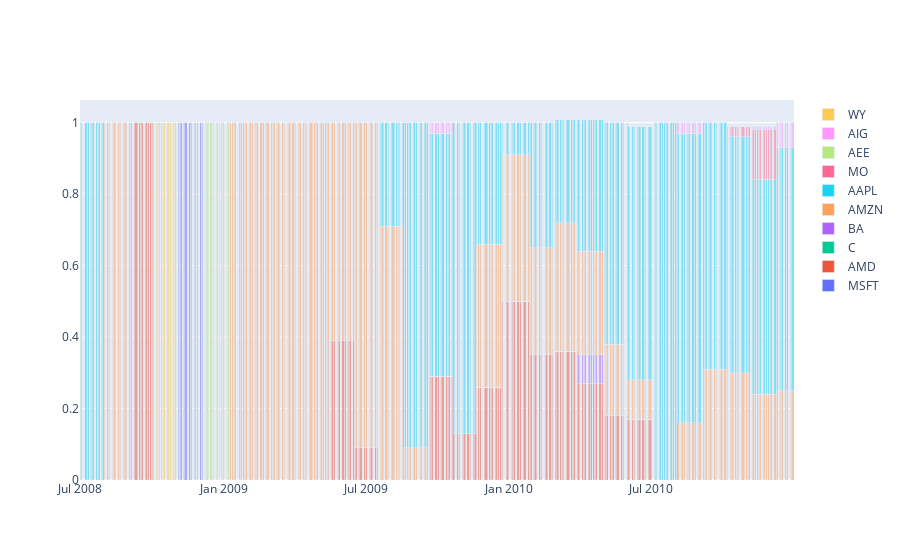

Notebook code cell kept with this figure:
### Code cell
plotAllocation(ah.dropna())

### Figure 1 — Plotly figure (JSON) as saved in the notebook; plotly's stock layout.template omitted (floating-point values rounded to 4 significant figures; data arrays with more than 128 entries replaced by an {"elided": "..."} marker saying what was removed)
{"data": [{"name": "MSFT", "type": "bar", "x": {"elided": "632 str values"}, "y": {"elided": "632 int values"}}, {"name": "AMD", "type": "bar", "x": {"elided": "632 str values"}, "y": {"elided": "632 float values"}}, {"name": "C", "type": "bar", "x": {"elided": "632 str values"}, "y": {"elided": "632 int values"}}, {"name": "BA", "type": "bar", "x": {"elided": "632 str values"}, "y": {"elided": "632 float values"}}, {"name": "AMZN", "type": "bar", "x": {"elided": "632 str values"}, "y": {"elided": "632 float values"}}, {"name": "AAPL", "type": "bar", "x": {"elided": "632 str values"}, "y": {"elided": "632 float values"}}, {"name": "MO", "type": "bar", "x": {"elided": "632 str values"}, "y": {"elided": "632 float values"}}, {"name": "AEE", "type": "bar", "x": {"elided": "632 str values"}, "y": {"elided": "632 int values"}}, {"name": "AIG", "type": "bar", "x": {"elided": "632 str values"}, "y": {"elided": "632 float values"}}, {"name": "WY", "type": "bar", "x": {"elided": "632 str values"}, "y": {"elided": "632 int values"}}], "layout": {"bargap": 0, "bargroupgap": 0, "barmode": "stack", "xaxis": {"categoryorder": "total descending"}}}
